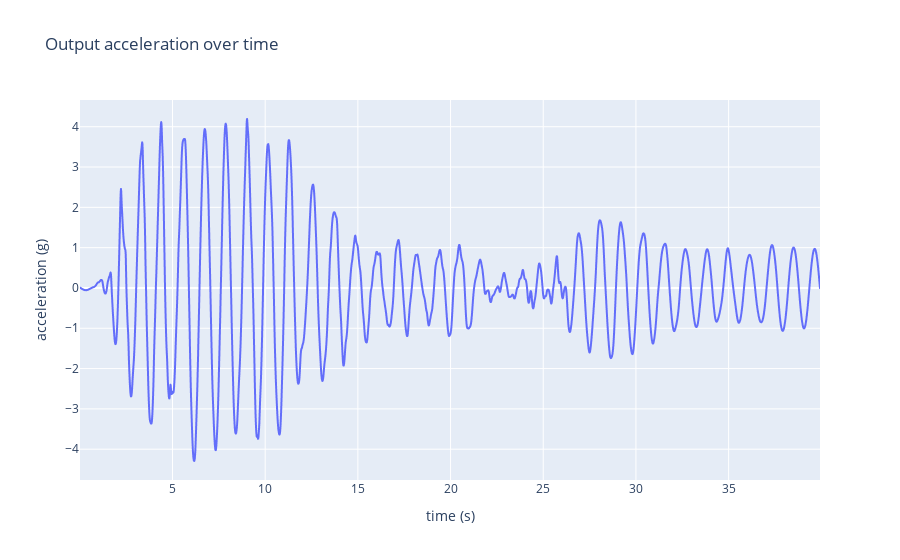

The cell this chart's notebook holds for it:
### Code cell
fig = px.line(x=time, y=outputs, title='Output acceleration over time')
fig.update_layout(xaxis_title='time (s)', yaxis_title='acceleration (g)')
fig.show()

### Figure 1 — Plotly figure (JSON) as saved in the notebook; plotly's stock layout.template omitted (floating-point values rounded to 4 significant figures; data arrays with more than 128 entries replaced by an {"elided": "..."} marker saying what was removed)
{"data": [{"hovertemplate": "x=%{x}<br>y=%{y}<extra></extra>", "legendgroup": "", "line": {"color": "#636efa", "dash": "solid"}, "marker": {"symbol": "circle"}, "mode": "lines", "name": "", "showlegend": false, "type": "scattergl", "x": {"elided": "3992 float values"}, "xaxis": "x", "y": {"elided": "3992 float values"}, "yaxis": "y"}], "layout": {"legend": {"tracegroupgap": 0}, "title": {"text": "Output acceleration over time"}, "xaxis": {"anchor": "y", "domain": [0, 1], "title": {"text": "time (s)"}}, "yaxis": {"anchor": "x", "domain": [0, 1], "title": {"text": "acceleration (g)"}}}}
